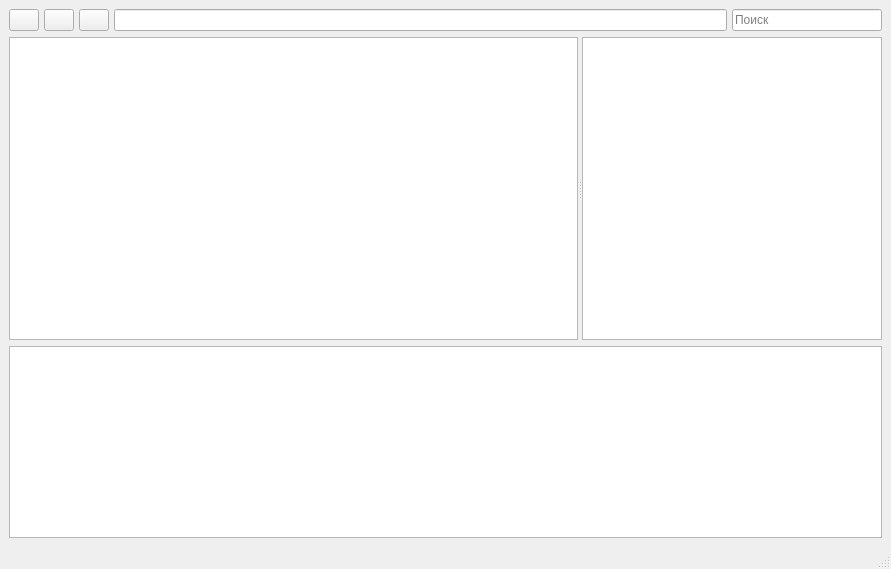
<?xml version="1.0" encoding="UTF-8"?>
<ui version="4.0">
 <class>MainWindow</class>
 <widget class="QMainWindow" name="MainWindow">
  <property name="geometry">
   <rect>
    <x>0</x>
    <y>0</y>
    <width>891</width>
    <height>569</height>
   </rect>
  </property>
  <property name="windowTitle">
   <string>MainWindow</string>
  </property>
  <widget class="QWidget" name="centralwidget">
   <layout class="QGridLayout" name="gridLayout" rowstretch="0,5,0">
    <item row="1" column="0">
     <widget class="QSplitter" name="splitter">
      <property name="orientation">
       <enum>Qt::Horizontal</enum>
      </property>
      <widget class="QTextEdit" name="notepad"/>
      <widget class="QListView" name="fileManager">
       <property name="minimumSize">
        <size>
         <width>150</width>
         <height>0</height>
        </size>
       </property>
       <property name="maximumSize">
        <size>
         <width>300</width>
         <height>16777215</height>
        </size>
       </property>
      </widget>
     </widget>
    </item>
    <item row="0" column="0">
     <layout class="QHBoxLayout" name="horizontalLayout" stretch="0,0,0,10,0">
      <property name="spacing">
       <number>5</number>
      </property>
      <property name="sizeConstraint">
       <enum>QLayout::SetMinimumSize</enum>
      </property>
      <property name="leftMargin">
       <number>0</number>
      </property>
      <item>
       <widget class="QPushButton" name="cdup">
        <property name="maximumSize">
         <size>
          <width>30</width>
          <height>16777215</height>
         </size>
        </property>
        <property name="text">
         <string/>
        </property>
       </widget>
      </item>
      <item>
       <widget class="QPushButton" name="listMode">
        <property name="maximumSize">
         <size>
          <width>30</width>
          <height>16777215</height>
         </size>
        </property>
        <property name="text">
         <string/>
        </property>
       </widget>
      </item>
      <item>
       <widget class="QPushButton" name="IconMode">
        <property name="maximumSize">
         <size>
          <width>30</width>
          <height>16777215</height>
         </size>
        </property>
        <property name="text">
         <string/>
        </property>
       </widget>
      </item>
      <item>
       <widget class="QLineEdit" name="pathEdit"/>
      </item>
      <item>
       <widget class="QLineEdit" name="searchEdit">
        <property name="minimumSize">
         <size>
          <width>150</width>
          <height>0</height>
         </size>
        </property>
        <property name="placeholderText">
         <string>Поиск</string>
        </property>
       </widget>
      </item>
     </layout>
    </item>
    <item row="2" column="0">
     <widget class="QListView" name="resultSearch"/>
    </item>
   </layout>
  </widget>
  <widget class="QMenuBar" name="menubar">
   <property name="geometry">
    <rect>
     <x>0</x>
     <y>0</y>
     <width>891</width>
     <height>20</height>
    </rect>
   </property>
  </widget>
  <widget class="QStatusBar" name="statusbar"/>
 </widget>
 <resources/>
 <connections/>
</ui>
